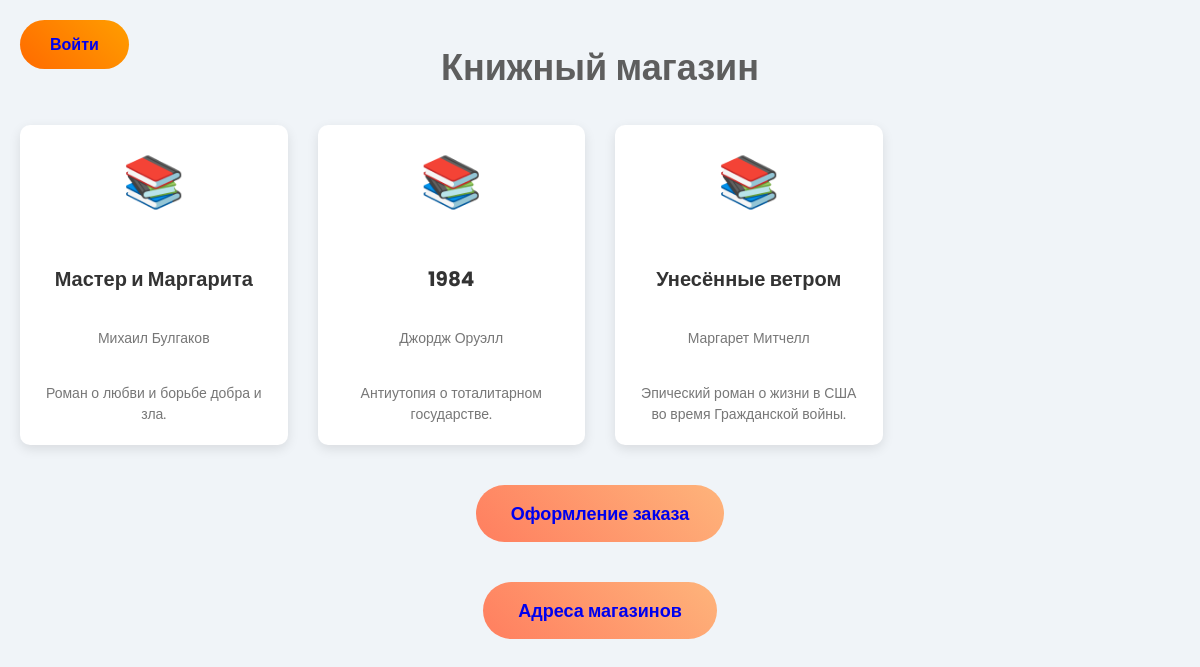
Screenshot of /main.php with the database file from the repository.
### tables this page shows
CREATE TABLE books (
    id INT AUTO_INCREMENT PRIMARY KEY,
    title VARCHAR(255) NOT NULL,
    author VARCHAR(255) NOT NULL,
    description TEXT NOT NULL
);

### main.php (the view, shortened to what this page needs)
<?php
include 'db.php';
$user = $_SESSION['user'] ?? null;
$stmt = $pdo->prepare("SELECT * FROM books");
$stmt->execute();
$books = $stmt->fetchAll();
?>
<!DOCTYPE html>
<html lang="ru">
<head>
</head>
<body>
<h1>Книжный магазин</h1>
<div class="book-container">
    <?php foreach ($books as $book): ?>
        <div class="book-tile">
            <div class="icon">📚</div>
            <h3><?= htmlspecialchars($book['title']) ?></h3>
            <p><?= htmlspecialchars($book['author']) ?></p>
            <p><?= htmlspecialchars($book['description']) ?></p>
        </div>
    <?php endforeach; ?>
</div>
<?php if ($user): ?>
    <div class="account-link">
        <a href="dashboard.php">Мой аккаунт</a>
    </div>
    <div class="logout-link">
        <a href="logout.php">Выйти</a>
    </div>
<?php else: ?>
    <div class="login-link">
        <a href="login.php">Войти</a>
    </div>
<?php endif; ?>
<div class="order-link">
    <a href="zakaz.php">Оформление заказа</a>
</div>
<div class="address-link">
    <a href="adresa.php">Адреса магазинов</a>
</div>
</body>
</html>

### main.php (style rules this page uses)
* { box-sizing: border-box; margin: 0; padding: 0; }
body { background-color: #f0f4f8; color: #333; font-family: 'Poppins', sans-serif; display: flex; flex-direction: column; justify-content: flex-start; align-items: center; min-height: 100vh; padding: 40px 20px 20px; }
h1 { font-size: 36px; color: #5e5e5e; margin-bottom: 30px; font-weight: 600; }
.book-container { display: grid; grid-template-columns: repeat(auto-fill, minmax(250px, 1fr)); gap: 30px; max-width: 1200px; width: 100%; }
.book-tile { background-color: #fff; padding: 20px; height: 320px; text-align: center; border-radius: 10px; box-shadow: 0 4px 12px rgba(0, 0, 0, 0.1); transition: transform 0.3s ease; display: flex; flex-direction: column; justify-content: space-between; }
.book-tile .icon { font-size: 50px; color: #5c6bc0; }
.book-tile h3 { font-size: 20px; margin-top: 15px; color: #333; }
.book-tile p { font-size: 14px; color: #777; margin-top: 5px; }
.order-link, .address-link { font-size: 18px; padding: 15px 35px; margin-top: 40px; border-radius: 50px; background: linear-gradient(45deg, #ff7e5f, #feb47b); color: white; text-decoration: none; font-weight: 600; text-align: center; display: inline-block; transition: all 0.3s ease; }
.login-link { position: absolute; top: 20px; left: 20px; font-size: 16px; padding: 12px 30px; border-radius: 50px; background: linear-gradient(45deg, #ff6a00, #ff9e00); color: white; text-decoration: none; font-weight: 600; display: flex; align-items: center; justify-content: center; transition: all 0.3s ease; }
a { text-decoration: none; }

### rows the page displays
books: title "Мастер и Маргарита", author "Михаил Булгаков", description "Роман о любви и борьбе добра и зла."
books: title "1984", author "Джордж Оруэлл", description "Антиутопия о тоталитарном государстве."
books: title "Унесённые ветром", author "Маргарет Митчелл", description "Эпический роман о жизни в США во время Гражданской войны."
